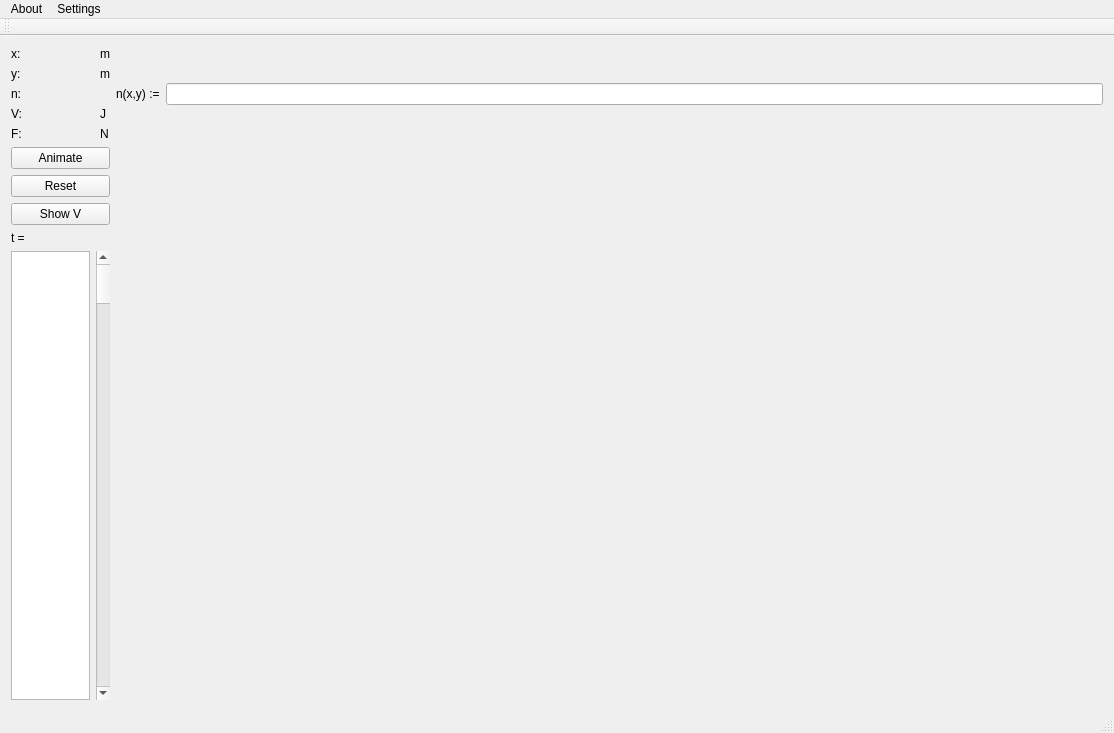
<?xml version="1.0" encoding="UTF-8"?>
<ui version="4.0">
 <class>MainWindow</class>
 <widget class="QMainWindow" name="MainWindow">
  <property name="geometry">
   <rect>
    <x>0</x>
    <y>0</y>
    <width>1114</width>
    <height>733</height>
   </rect>
  </property>
  <property name="mouseTracking">
   <bool>true</bool>
  </property>
  <property name="windowTitle">
   <string>Fermat - a Newtonian Light Ray Simulation</string>
  </property>
  <widget class="QWidget" name="centralWidget">
   <layout class="QGridLayout" name="gridLayout_2" rowstretch="1,15" columnstretch="1,10">
    <item row="1" column="1">
     <widget class="QCustomPlot" name="plot" native="true">
      <property name="mouseTracking">
       <bool>true</bool>
      </property>
     </widget>
    </item>
    <item row="0" column="0">
     <layout class="QGridLayout" name="gridLayout_3" columnstretch="0,10,0" rowminimumheight="0,0,0,0,0">
      <property name="sizeConstraint">
       <enum>QLayout::SetNoConstraint</enum>
      </property>
      <item row="1" column="2">
       <widget class="QLabel" name="mlabely">
        <property name="text">
         <string>m</string>
        </property>
       </widget>
      </item>
      <item row="0" column="2">
       <widget class="QLabel" name="mlabelx">
        <property name="text">
         <string>m</string>
        </property>
       </widget>
      </item>
      <item row="0" column="0">
       <widget class="QLabel" name="xlabel">
        <property name="text">
         <string>x:</string>
        </property>
       </widget>
      </item>
      <item row="3" column="0">
       <widget class="QLabel" name="vlabel">
        <property name="text">
         <string>V:</string>
        </property>
       </widget>
      </item>
      <item row="3" column="2">
       <widget class="QLabel" name="jlabel">
        <property name="text">
         <string>J</string>
        </property>
       </widget>
      </item>
      <item row="2" column="0">
       <widget class="QLabel" name="nlabel">
        <property name="text">
         <string>n:</string>
        </property>
       </widget>
      </item>
      <item row="3" column="1">
       <widget class="QLabel" name="vcontent">
        <property name="text">
         <string/>
        </property>
       </widget>
      </item>
      <item row="1" column="1">
       <widget class="QLabel" name="ycontent">
        <property name="text">
         <string/>
        </property>
       </widget>
      </item>
      <item row="2" column="1">
       <widget class="QLabel" name="ncontent">
        <property name="text">
         <string/>
        </property>
       </widget>
      </item>
      <item row="1" column="0">
       <widget class="QLabel" name="ylabel">
        <property name="text">
         <string>y:</string>
        </property>
       </widget>
      </item>
      <item row="0" column="1">
       <widget class="QLabel" name="xcontent">
        <property name="text">
         <string/>
        </property>
       </widget>
      </item>
      <item row="4" column="1">
       <widget class="QLabel" name="fcontent">
        <property name="text">
         <string/>
        </property>
       </widget>
      </item>
      <item row="4" column="0">
       <widget class="QLabel" name="flabel">
        <property name="text">
         <string>F:</string>
        </property>
       </widget>
      </item>
      <item row="4" column="2">
       <widget class="QLabel" name="nlabel_2">
        <property name="text">
         <string>N</string>
        </property>
       </widget>
      </item>
     </layout>
    </item>
    <item row="0" column="1">
     <layout class="QGridLayout" name="gridLayout_4">
      <item row="0" column="0">
       <widget class="QLabel" name="ninputlabel">
        <property name="text">
         <string>n(x,y) :=</string>
        </property>
       </widget>
      </item>
      <item row="0" column="1">
       <widget class="QLineEdit" name="ninput"/>
      </item>
     </layout>
    </item>
    <item row="1" column="0">
     <layout class="QGridLayout" name="gridLayout" rowstretch="0,0,0,0,0">
      <item row="3" column="0" colspan="2">
       <widget class="QLabel" name="tlabel">
        <property name="text">
         <string>t =</string>
        </property>
       </widget>
      </item>
      <item row="4" column="0">
       <widget class="QListWidget" name="listWidget"/>
      </item>
      <item row="0" column="0" colspan="2">
       <widget class="QPushButton" name="startButton">
        <property name="text">
         <string>Animate</string>
        </property>
       </widget>
      </item>
      <item row="4" column="1">
       <widget class="QScrollBar" name="verticalScrollBar">
        <property name="orientation">
         <enum>Qt::Vertical</enum>
        </property>
       </widget>
      </item>
      <item row="1" column="0" colspan="2">
       <widget class="QPushButton" name="resetButton">
        <property name="text">
         <string>Reset</string>
        </property>
       </widget>
      </item>
      <item row="2" column="0" colspan="2">
       <widget class="QPushButton" name="vnButton">
        <property name="text">
         <string>Show V</string>
        </property>
       </widget>
      </item>
     </layout>
    </item>
   </layout>
  </widget>
  <widget class="QMenuBar" name="menuBar">
   <property name="geometry">
    <rect>
     <x>0</x>
     <y>0</y>
     <width>1114</width>
     <height>22</height>
    </rect>
   </property>
   <widget class="QMenu" name="menuAbout">
    <property name="title">
     <string>About</string>
    </property>
   </widget>
   <widget class="QMenu" name="menuSettings">
    <property name="title">
     <string>Settings</string>
    </property>
   </widget>
   <addaction name="menuAbout"/>
   <addaction name="menuSettings"/>
  </widget>
  <widget class="QToolBar" name="mainToolBar">
   <attribute name="toolBarArea">
    <enum>TopToolBarArea</enum>
   </attribute>
   <attribute name="toolBarBreak">
    <bool>false</bool>
   </attribute>
  </widget>
  <widget class="QStatusBar" name="statusBar"/>
 </widget>
 <layoutdefault spacing="6" margin="11"/>
 <customwidgets>
  <customwidget>
   <class>QCustomPlot</class>
   <extends>QWidget</extends>
   <header>3rdparty/qcustomplot/qcustomplot.h</header>
   <container>1</container>
  </customwidget>
 </customwidgets>
 <resources/>
 <connections>
  <connection>
   <sender>startButton</sender>
   <signal>clicked()</signal>
   <receiver>MainWindow</receiver>
   <slot>handleStartButton()</slot>
   <hints>
    <hint type="sourcelabel">
     <x>88</x>
     <y>157</y>
    </hint>
    <hint type="destinationlabel">
     <x>135</x>
     <y>123</y>
    </hint>
   </hints>
  </connection>
  <connection>
   <sender>resetButton</sender>
   <signal>clicked()</signal>
   <receiver>MainWindow</receiver>
   <slot>handleResetButton()</slot>
   <hints>
    <hint type="sourcelabel">
     <x>70</x>
     <y>197</y>
    </hint>
    <hint type="destinationlabel">
     <x>98</x>
     <y>230</y>
    </hint>
   </hints>
  </connection>
  <connection>
   <sender>vnButton</sender>
   <signal>clicked()</signal>
   <receiver>MainWindow</receiver>
   <slot>handleVButton()</slot>
   <hints>
    <hint type="sourcelabel">
     <x>65</x>
     <y>234</y>
    </hint>
    <hint type="destinationlabel">
     <x>132</x>
     <y>252</y>
    </hint>
   </hints>
  </connection>
 </connections>
 <slots>
  <slot>handle_ninput()</slot>
  <slot>asdf()</slot>
  <slot>handleStartButton()</slot>
  <slot>handleResetButton()</slot>
  <slot>handleVButton()</slot>
 </slots>
</ui>
